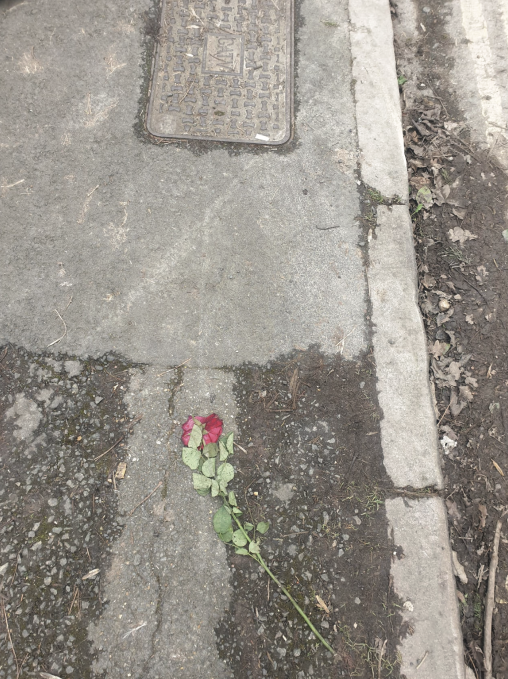
#> input picture images/rose_after_valentines_day.png, 1016 x 1358 px, found by its file name (shown at 1/2 size)
$ jupyter execute PCA_image_lossy_concept.ipynb
#> lines starting #> are read from the running program, lines starting #| are printed output that depends on the picture
<a href="https://colab.research.google.com/github/neelsoumya/python_machine_learning/blob/main/PCA_image_lossy_concept.ipynb" target="_parent"></a>

## Lesson on lossy compression (PCA applied to image)

### Lesson Summary: PCA for Image Compression and Understanding

### Learning Objectives

* Understand how Principal Component Analysis (PCA) can be applied to images.
* Observe how PCA captures the most significant patterns in image data.
* Visualize how the number of principal components affects image reconstruction.
* Appreciate the trade-off between compression and information loss.

### Key Concepts

* **PCA** is a dimensionality reduction technique that identifies directions (principal components) along which the variance in the data is maximized.
* Images can be viewed as high-dimensional data (each pixel as a feature), and PCA helps reduce that dimensionality while preserving key patterns.

### Procedure Overview

1. **Load and display an image** from a URL.
2. **Apply PCA to each RGB channel** of the image separately.
3. **Reconstruct the image** using an increasing number of principal components.
4. **Visualize the reconstructions** to show how few components capture most of the image's structure.

### Takeaway Message

PCA can significantly reduce image data dimensionality while preserving salient features, making it a powerful tool for image compression and understanding. However, perfect reconstruction is only possible with all components, revealing the balance between efficiency and fidelity.

[cell 1]
import numpy as np
import matplotlib.pyplot as plt
from sklearn.decomposition import PCA
from skimage import io
from skimage.transform import rescale
import requests
from PIL import Image
from io import BytesIO

# Load the image from GitHub
url = "https://raw.githubusercontent.com/neelsoumya/python_machine_learning/main/images/rose_after_valentines_day.png"
response = requests.get(url)
img = Image.open(BytesIO(response.content)).convert("RGB")

# Resize for computational ease (optional)
img = img.resize((img.width // 4, img.height // 4))
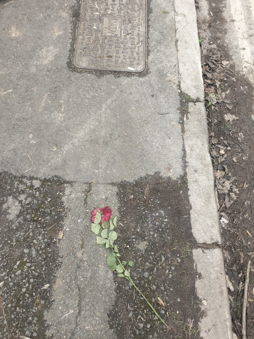
#> img: PIL image 254x339 RGB; mean R, G, B 152.5, 147.5, 139.5
img_np = np.array(img)

# Display original image
plt.figure(figsize=(5, 5))
plt.title("Original Image")
plt.imshow(img_np)
plt.axis("off")
plt.show()

# Function to apply PCA to each color channel
def pca_on_channel(channel_data, n_components):
    original_shape = channel_data.shape
    flat_data = channel_data.reshape(-1, 1)
    pca = PCA(n_components=n_components)
    reduced = pca.fit_transform(flat_data)
    reconstructed = pca.inverse_transform(reduced)
    return reconstructed.reshape(original_shape)

# Apply PCA to each channel separately with varying components
components_list = [1, 5, 10, 20, 50]
fig, axs = plt.subplots(1, len(components_list), figsize=(15, 5))

for i, n_components in enumerate(components_list):
    # Flatten each channel for PCA
    reconstructed_channels = []
    for c in range(3):  # RGB
        channel = img_np[:, :, c]
        h, w = channel.shape
        pca = PCA(n_components=n_components)
        reduced = pca.fit_transform(channel)
        reconstructed = pca.inverse_transform(reduced)
        reconstructed_channels.append(reconstructed)

    reconstructed_img = np.stack(reconstructed_channels, axis=2).astype(np.uint8)
    axs[i].imshow(reconstructed_img)
    axs[i].set_title(f"{n_components} PC")
    axs[i].axis("off")
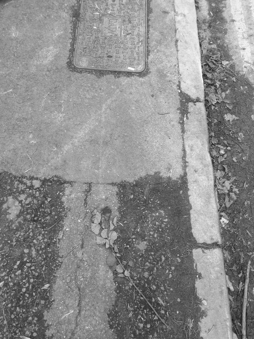
#> channel: shape (339, 254); min 27, max 255, mean 139.5
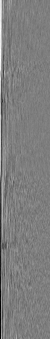
#> reduced: shape (339, 50) float64; min -609.5, max 619.4, mean 0; drawn with min black and max white

plt.suptitle("Image Reconstruction with Varying Principal Components", fontsize=14)
plt.tight_layout()
plt.show()
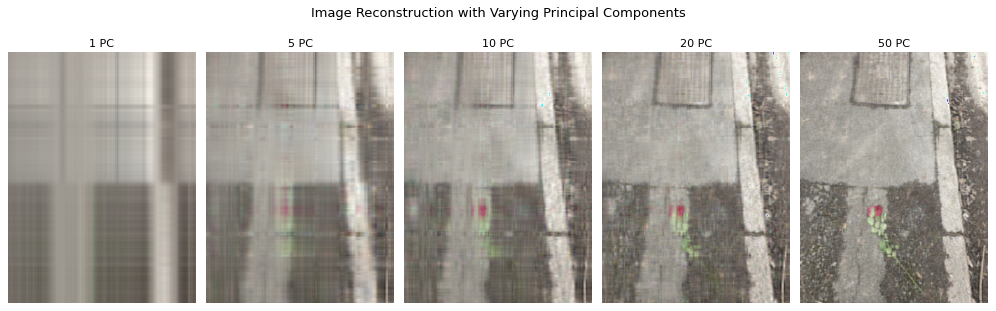
#> figure drawn by matplotlib, 5 panels
